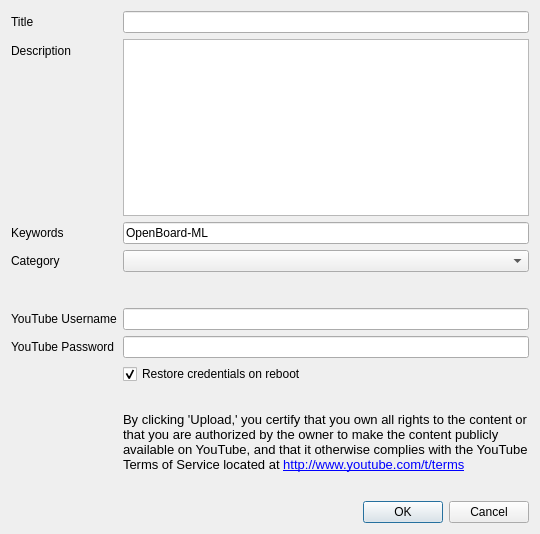
<?xml version="1.0" encoding="UTF-8"?>
<ui version="4.0">
 <class>YouTubePublishingDialog</class>
 <widget class="QDialog" name="YouTubePublishingDialog">
  <property name="windowModality">
   <enum>Qt::WindowModal</enum>
  </property>
  <property name="geometry">
   <rect>
    <x>0</x>
    <y>0</y>
    <width>540</width>
    <height>534</height>
   </rect>
  </property>
  <property name="windowTitle">
   <string>Publish Podcast to YouTube</string>
  </property>
  <layout class="QVBoxLayout" name="verticalLayout">
   <item>
    <layout class="QFormLayout" name="formLayout">
     <property name="fieldGrowthPolicy">
      <enum>QFormLayout::AllNonFixedFieldsGrow</enum>
     </property>
     <item row="0" column="0">
      <widget class="QLabel" name="titleLabel">
       <property name="text">
        <string>Title</string>
       </property>
      </widget>
     </item>
     <item row="0" column="1">
      <widget class="QLineEdit" name="title">
       <property name="maxLength">
        <number>60</number>
       </property>
      </widget>
     </item>
     <item row="2" column="0">
      <widget class="QLabel" name="decriptionLabel">
       <property name="text">
        <string>Description</string>
       </property>
      </widget>
     </item>
     <item row="2" column="1">
      <widget class="QPlainTextEdit" name="description">
       <property name="sizePolicy">
        <sizepolicy hsizetype="Expanding" vsizetype="Fixed">
         <horstretch>0</horstretch>
         <verstretch>0</verstretch>
        </sizepolicy>
       </property>
       <property name="minimumSize">
        <size>
         <width>0</width>
         <height>168</height>
        </size>
       </property>
      </widget>
     </item>
     <item row="4" column="0">
      <widget class="QLabel" name="keywordsLabel">
       <property name="text">
        <string>Keywords</string>
       </property>
      </widget>
     </item>
     <item row="4" column="1">
      <widget class="QLineEdit" name="keywords">
       <property name="text">
        <string>OpenBoard-ML</string>
       </property>
      </widget>
     </item>
     <item row="5" column="0">
      <widget class="QLabel" name="label">
       <property name="text">
        <string>Category</string>
       </property>
      </widget>
     </item>
     <item row="5" column="1">
      <widget class="QComboBox" name="category"/>
     </item>
     <item row="6" column="1">
      <spacer name="verticalSpacer">
       <property name="orientation">
        <enum>Qt::Vertical</enum>
       </property>
       <property name="sizeType">
        <enum>QSizePolicy::Expanding</enum>
       </property>
       <property name="sizeHint" stdset="0">
        <size>
         <width>20</width>
         <height>40</height>
        </size>
       </property>
      </spacer>
     </item>
     <item row="7" column="0">
      <widget class="QLabel" name="label_2">
       <property name="text">
        <string>YouTube Username</string>
       </property>
      </widget>
     </item>
     <item row="7" column="1">
      <widget class="QLineEdit" name="email"/>
     </item>
     <item row="8" column="0">
      <widget class="QLabel" name="label_3">
       <property name="text">
        <string>YouTube Password</string>
       </property>
      </widget>
     </item>
     <item row="8" column="1">
      <widget class="QLineEdit" name="password">
       <property name="echoMode">
        <enum>QLineEdit::Password</enum>
       </property>
      </widget>
     </item>
     <item row="10" column="1">
      <widget class="QLabel" name="label_4">
       <property name="text">
        <string>&lt;!DOCTYPE HTML PUBLIC &quot;-//W3C//DTD HTML 4.0//EN&quot; &quot;http://www.w3.org/TR/REC-html40/strict.dtd&quot;&gt;
&lt;html&gt;&lt;head&gt;&lt;meta name=&quot;qrichtext&quot; content=&quot;1&quot; /&gt;&lt;style type=&quot;text/css&quot;&gt;
p, li { white-space: pre-wrap; }
&lt;/style&gt;&lt;/head&gt;&lt;body style=&quot; font-family:'MS Shell Dlg 2'; font-size:8.25pt; font-weight:400; font-style:normal;&quot;&gt;
&lt;p style=&quot; margin-top:0px; margin-bottom:0px; margin-left:0px; margin-right:0px; -qt-block-indent:0; text-indent:0px;&quot;&gt;&lt;span style=&quot; font-family:'Lucida Grande'; font-size:10pt;&quot;&gt;By clicking 'Upload,' you certify that you own all rights to the content or that you are authorized by the owner to make the content publicly available on YouTube, and that it otherwise complies with the YouTube Terms of Service located at &lt;/span&gt;&lt;a href=&quot;http://www.youtube.com/t/terms&quot;&gt;&lt;span style=&quot; font-family:'Lucida Grande'; font-size:10pt; text-decoration: underline; color:#0000ff;&quot;&gt;http://www.youtube.com/t/terms&lt;/span&gt;&lt;/a&gt;&lt;/p&gt;&lt;/body&gt;&lt;/html&gt;</string>
       </property>
       <property name="wordWrap">
        <bool>true</bool>
       </property>
       <property name="openExternalLinks">
        <bool>true</bool>
       </property>
       <property name="textInteractionFlags">
        <set>Qt::LinksAccessibleByMouse|Qt::TextSelectableByMouse</set>
       </property>
      </widget>
     </item>
     <item row="11" column="1">
      <widget class="QDialogButtonBox" name="dialogButtons">
       <property name="standardButtons">
        <set>QDialogButtonBox::Cancel|QDialogButtonBox::Ok</set>
       </property>
      </widget>
     </item>
     <item row="9" column="1">
      <widget class="QCheckBox" name="youtubeCredentialsPersistence">
       <property name="text">
        <string>Restore credentials on reboot</string>
       </property>
       <property name="checked">
        <bool>true</bool>
       </property>
      </widget>
     </item>
    </layout>
   </item>
  </layout>
 </widget>
 <layoutdefault spacing="6" margin="11"/>
 <resources/>
 <connections/>
</ui>
